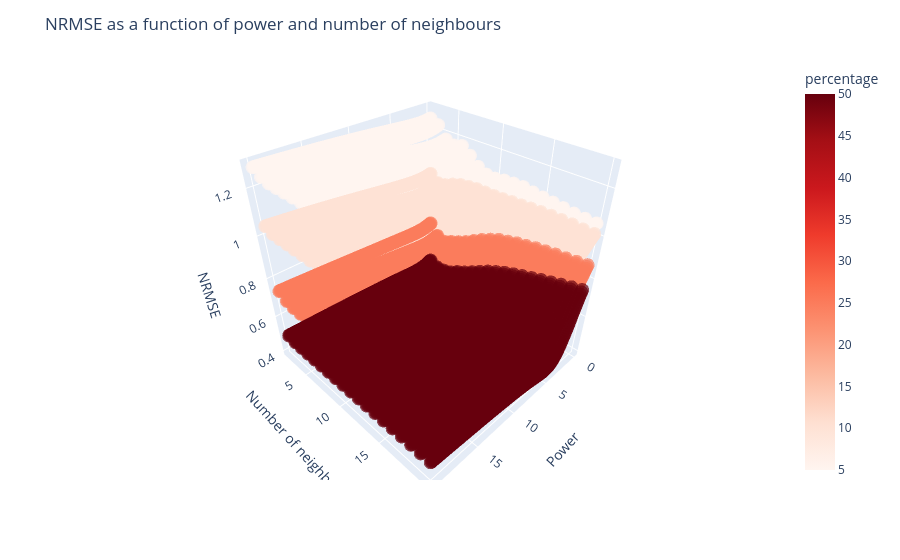

Source (notebook cell):
### Code cell
import plotly.express as px

fig = px.scatter_3d(
    big_df,
    x='power',
    y='n_neighbours',
    z='nrmse',
    color='percentage',
    color_continuous_scale='Reds',
    opacity=0.7
)

fig.update_layout(
    title='NRMSE as a function of power and number of neighbours',
    scene=dict(
        xaxis_title='Power',
        yaxis_title='Number of neighbours',
        zaxis_title='NRMSE'
    )
)

fig.show()

### Figure 1 — Plotly figure (JSON) as saved in the notebook; plotly's stock layout.template omitted (floating-point values rounded to 4 significant figures; data arrays with more than 128 entries replaced by an {"elided": "..."} marker saying what was removed)
{"data": [{"hovertemplate": "power=%{x}<br>n_neighbours=%{y}<br>nrmse=%{z}<br>percentage=%{marker.color}<extra></extra>", "legendgroup": "", "marker": {"color": {"elided": "15200 int values"}, "coloraxis": "coloraxis", "opacity": 0.7, "symbol": "circle"}, "mode": "markers", "name": "", "scene": "scene", "showlegend": false, "type": "scatter3d", "x": {"elided": "15200 float values"}, "y": {"elided": "15200 int values"}, "z": {"elided": "15200 float values"}}], "layout": {"coloraxis": {"colorbar": {"title": {"text": "percentage"}}, "colorscale": [[0, "rgb(255,245,240)"], [0.125, "rgb(254,224,210)"], [0.25, "rgb(252,187,161)"], [0.375, "rgb(252,146,114)"], [0.5, "rgb(251,106,74)"], [0.625, "rgb(239,59,44)"], [0.75, "rgb(203,24,29)"], [0.875, "rgb(165,15,21)"], [1, "rgb(103,0,13)"]]}, "legend": {"tracegroupgap": 0}, "margin": {"t": 60}, "scene": {"domain": {"x": [0, 1], "y": [0, 1]}, "xaxis": {"title": {"text": "Power"}}, "yaxis": {"title": {"text": "Number of neighbours"}}, "zaxis": {"title": {"text": "NRMSE"}}}, "title": {"text": "NRMSE as a function of power and number of neighbours"}}}
